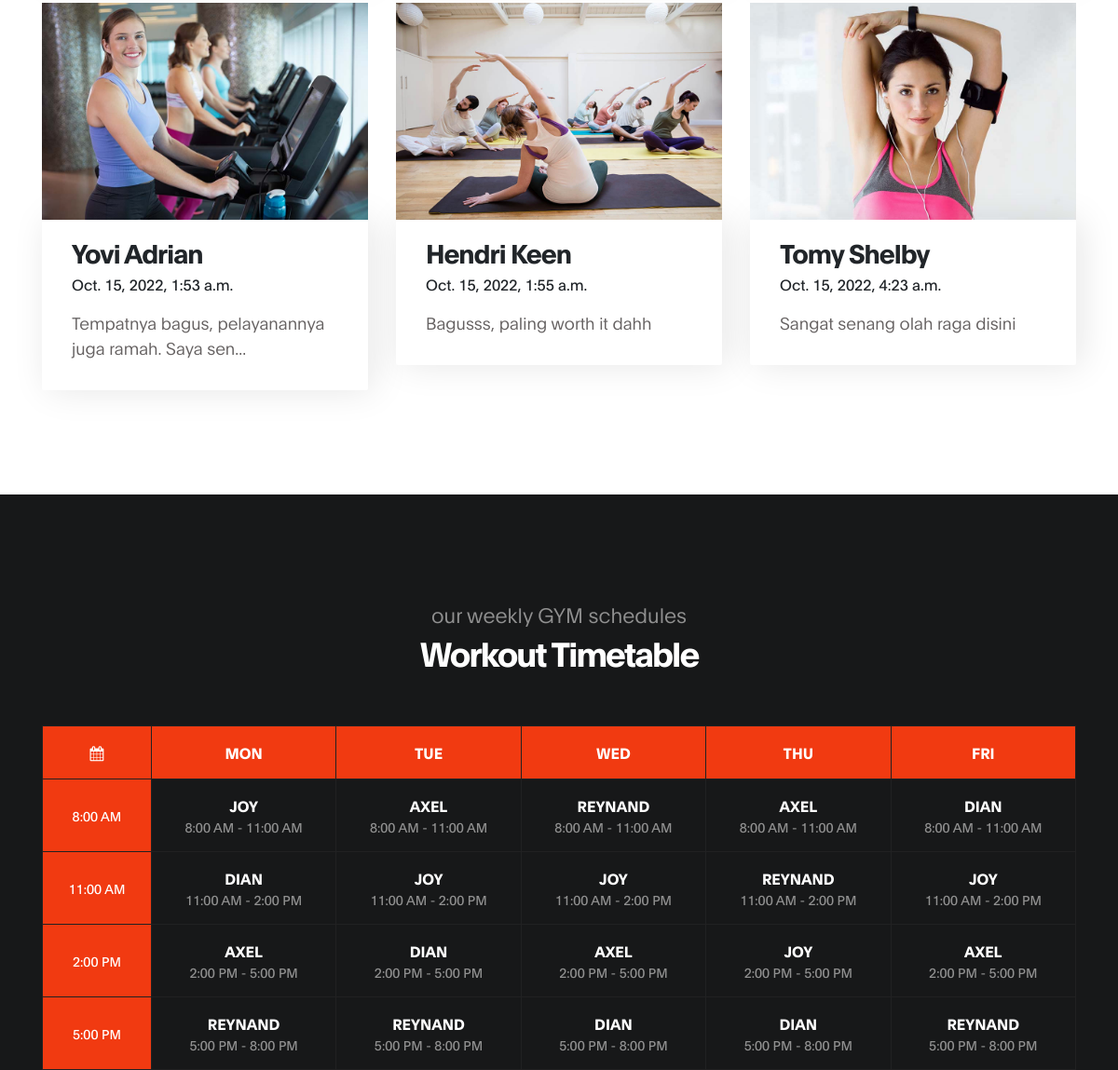
The app's page / (middle part), older data.
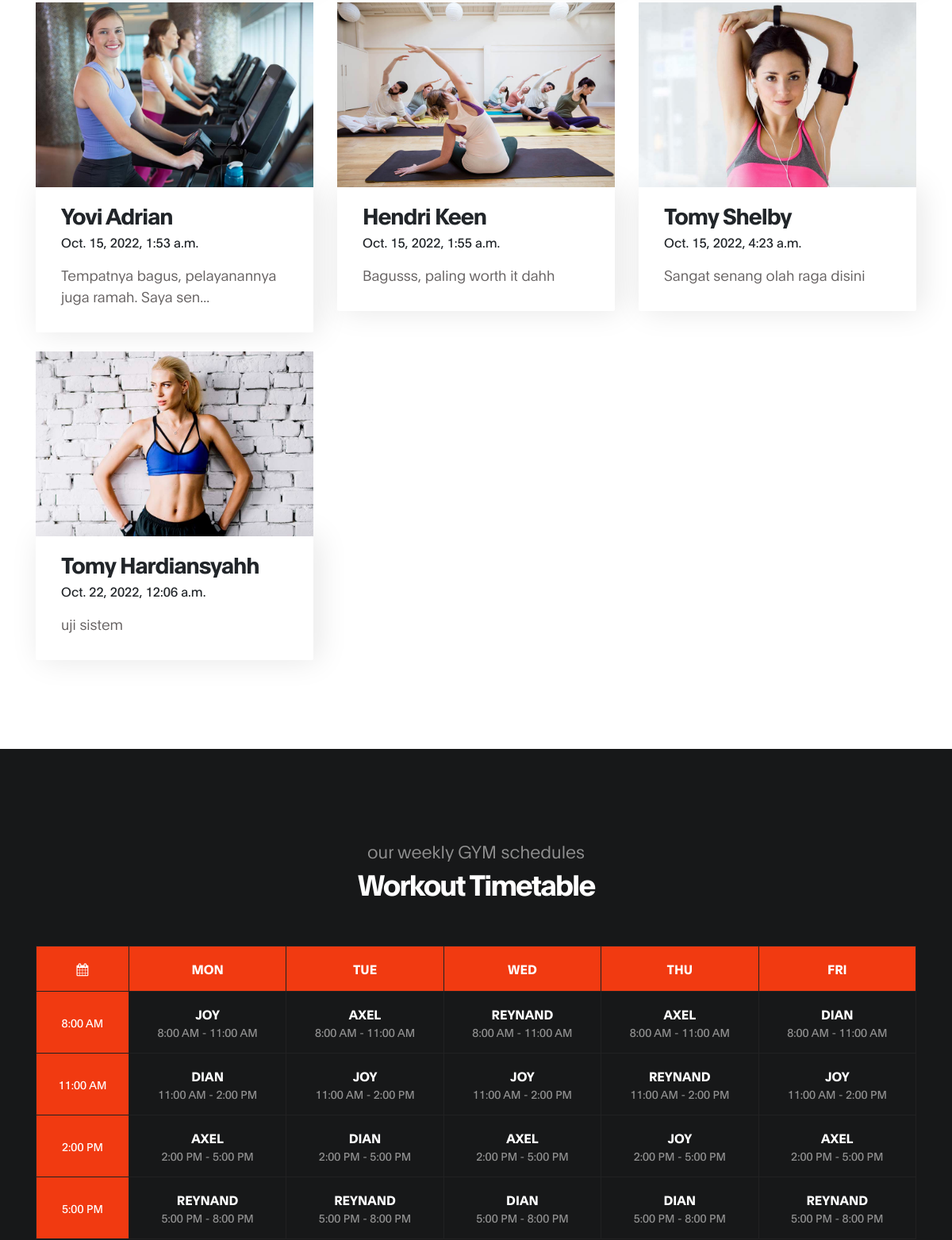
The same page, newer data.
### dashboard/models.py (models this page shows, shortened)
class Review(models.Model):
    name = models.CharField(max_length=100)
    email = models.EmailField(max_length=254)
    message = models.TextField()
    date = models.DateTimeField(auto_now_add=True)

### dashboard/views.py (the view)
# urls.py: path('', views.dashboard, name='homepage'),
def dashboard(request):
    review = Review.objects.values()
    review = custom_template(review, IMG_REVIEWS, delay=400)
    instructor = Instructor.objects.values()
    instructor = custom_template(instructor, IMG_INSTRUCTORS, delay=700)
    if request.POST:
        to_database = MembershipForm(request.POST) if 'membership' in request.POST else ReviewForms(request.POST)
        if to_database.is_valid():
            to_database.save()
        return redirect('/')
    return render(request, 'index.html', {'review': review, 'instructors': instructor, 'review_form': ReviewForms,
                                          'membership_form': MembershipForm})

### dashboard/views.py (called while the page is built)
def custom_template(params: dict, img: list, delay):
    for i, item in enumerate(params):
        item['name'] = ' '.join(item['name'].split()[:2])
        item['delay'] = delay + i * 100
        item['image'] = img[i] if i < len(img) else random.choice(img)
        if item.get('message'):
            if len(item['message']) > 50:
                item['message'] = item['message'][:50] + '...'
    return params

### templates/index.html (shortened to what the changed rows need)
{% load static %}
<!DOCTYPE html>
<html lang="en">
<head>
     <link rel="stylesheet" href="{% static 'bootstrap.min.css' %}">
     <link rel="stylesheet" href="{% static 'font-awesome.min.css' %}">
     <link rel="stylesheet" href="{% static 'aos.css' %}">
     <link rel="stylesheet" href="{% static 'tooplate-gymso-style.css' %}">
</head>
<body data-spy="scroll" data-target="#navbarNav" data-offset="50">
     <section class="class section" id="testimonial">
               <div class="container">
                    <div class="row">
                            {% for person in review %}
                            <div class="mt-4 col-lg-4 col-md-6 col-12" data-aos="fade-up" data-aos-delay="{{ person.delay }}">
                                <div class="class-thumb">
                                    <img src="{% static person.image %}" class="img-fluid" alt="Class">
                                    <div class="class-info">
                                        <h3 class="mb-1">{{ person.name }}</h3>
                                        <span>{{ person.date }}</span>
                                        <p class="mt-3">{{ person.message }}</p>
                                    </div>
                                </div>
                            </div>
                            {% endfor %}
                    </div>
               </div>
     </section>
     <section class="schedule section" id="schedule">
               <div class="container">
                    <div class="row">
                            <div class="col-lg-12 col-12 text-center">
                                <h2 class="text-white" data-aos="fade-up" data-aos-delay="200">Workout Timetable</h2>
                             </div>
                             <div class="col-lg-12 py-5 col-md-12 col-12">
                                 <table class="table table-bordered table-responsive schedule-table" data-aos="fade-up" data-aos-delay="300">
                                     <thead class="thead-light">
                                         <th><i class="fa fa-calendar"></i></th>
                                         <th>Mon</th>
                                         <th>Tue</th>
                                         <th>Wed</th>
                                         <th>Thu</th>
                                         <th>Fri</th>
                                     </thead>
                                 </table>
                             </div>
                    </div>
               </div>
     </section>
</body>
</html>

Row changes from the older to the newer data that the page shows:
added Review: name "Tomy Hardiansyahh", date "Oct. 22, 2022, 12:06 a.m.", message "uji sistem"
